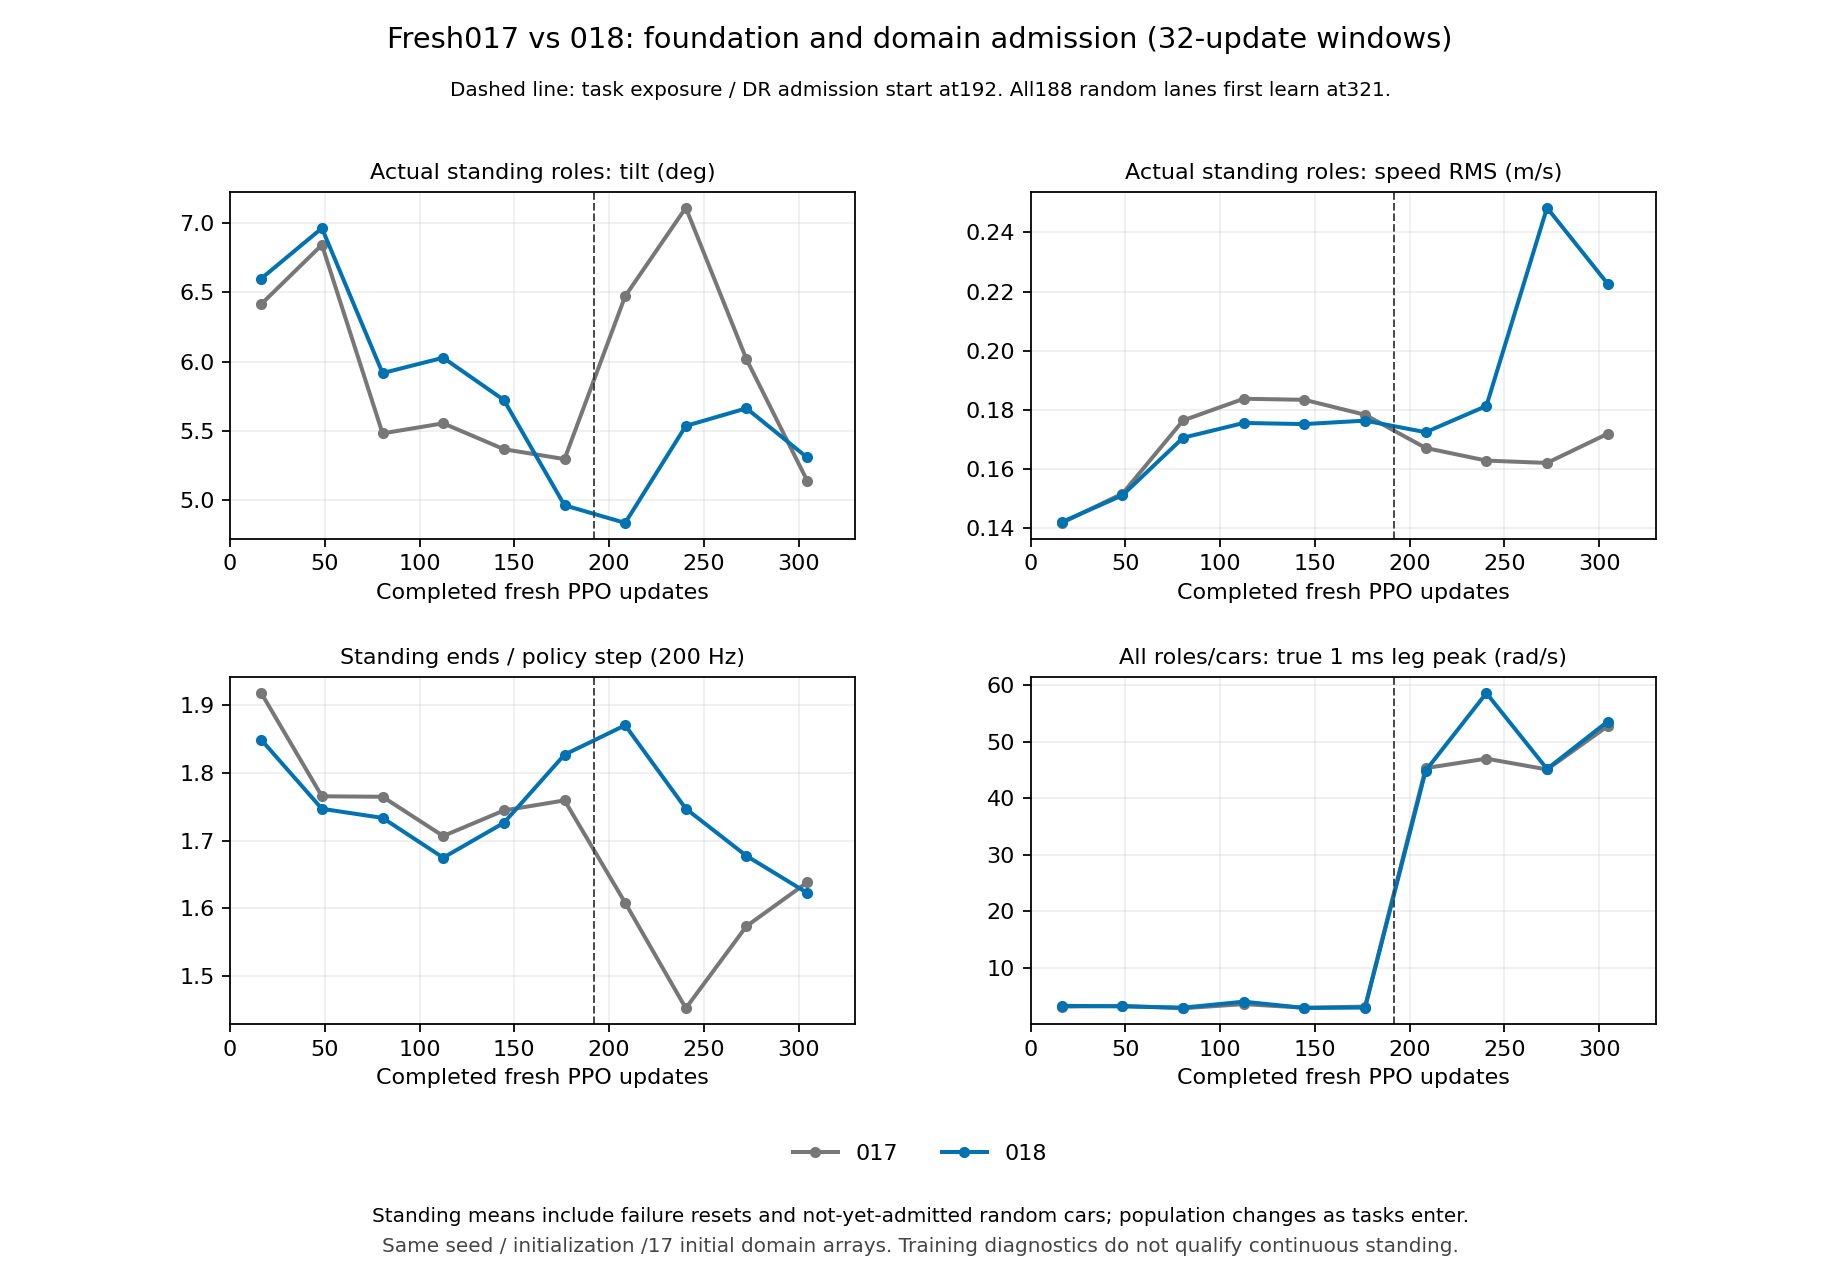

Recreate this plot in Python.
"""Compare the authenticated original017/018 RSL prefixes through update320.

No simulator, model, optimizer or TensorBoard server is constructed. Standing
tags preserve their actual changing population, including unadmitted lanes.
"""
import hashlib
import json
import math
from pathlib import Path
import tempfile

import matplotlib
matplotlib.use('Agg')
import matplotlib.pyplot as plt
from tensorboard.backend.event_processing.event_accumulator import EventAccumulator

ROOT = Path(__file__).resolve().parents[2]
BASE = Path('/home/noir/Documents/workspace/isaac_wheeled_rl_train')
REL = Path('reports/robust_policy_repair_20261024')
STANDING = 'FreshTasks/standing/'


def digest(raw):
    return hashlib.sha256(raw).hexdigest()


def main():
    output = ROOT / REL / 'fresh018_admission320_read001'
    if any(output.with_suffix(s).exists() for s in ('.json', '.png', '.svg')):
        raise ValueError('Keep every original report')
    settings = [('017', 'fresh_unified017_live320_011.json', '#777777'),
                ('018', 'fresh_unified018_live320_011.json', '#0072B2')]
    metrics = [(STANDING + 'tilt_mean_deg', 'Actual standing roles: tilt (deg)', False),
               (STANDING + 'planar_speed_rms_m_s', 'Actual standing roles: speed RMS (m/s)', False),
               (STANDING + 'episode_end_events', 'Standing ends / policy step (200 Hz)', False),
               ('ScratchStandingExtrema/peak_leg_speed_rad_s', 'All roles/cars: true 1 ms leg peak (rad/s)', True)]
    fig, axes = plt.subplots(2, 2, figsize=(11.5, 8.0))
    sources, rows = [], {}
    for name, report_name, color in settings:
        report_path = ROOT / REL / report_name
        original = report_path.read_bytes()
        report = json.loads(original)
        assert report['all_checks_pass'] and all(report['checks'].values())
        assert report['extrema']['complete_RSL_updates'] >= 320
        prefix = report['event_prefix']
        with open(prefix['path'], 'rb') as stream:
            raw = stream.read(prefix['bytes'])
        assert len(raw) == prefix['bytes'] and digest(raw) == prefix['sha256']
        with tempfile.TemporaryDirectory() as temporary:
            snapshot = Path(temporary) / Path(prefix['path']).name
            snapshot.write_bytes(raw)
            events = EventAccumulator(str(snapshot), size_guidance={'scalars': 0}).Reload()
            selected = [tag for tag, _, _ in metrics] + [STANDING + 'active_lanes', STANDING + 'height_mae_m']
            data = {tag: {point.step: point.value for point in events.Scalars(tag)} for tag in selected}
        assert all(all(i in values and math.isfinite(values[i]) for i in range(320)) for values in data.values())
        windows = []
        for first in range(0, 320, 32):
            values = {tag: sum(data[tag][i] for i in range(first, first + 32)) / 32 for tag in selected}
            saved = report['pure_standing_and_objective_windows'][first // 32]
            assert saved['updates'] == [first + 1, first + 32]
            for tag in selected:
                if tag.startswith(STANDING):
                    assert values[tag] == saved['pure_standing_and_objective'][tag]
            windows.append(dict(updates=[first + 1, first + 32], standing={
                tag.removeprefix(STANDING): value for tag, value in values.items() if tag.startswith(STANDING)},
                all_roles_peak_rad_s=max(data[metrics[-1][0]][i] for i in range(first, first + 32))))
        rows[name] = windows
        x = [16.5 + 32 * i for i in range(10)]
        for ax, (tag, title, peak) in zip(axes.flat, metrics, strict=True):
            y = [max(data[tag][i] for i in range(first, first + 32)) if peak else
                 sum(data[tag][i] for i in range(first, first + 32)) / 32 for first in range(0, 320, 32)]
            ax.plot(x, y, 'o-', color=color, label=name, linewidth=1.8, markersize=4)
            ax.set_title(title, fontsize=10)
            ax.set_xlabel('Completed fresh PPO updates')
            ax.axvline(192, linestyle='--', linewidth=.9, color='#333333', alpha=.65)
            ax.set_xlim(0, 330)
            ax.grid(alpha=.2)
        assert report_path.read_bytes() == original
        sources.append(dict(run=name, report=str(report_path), report_sha256=digest(original), event_prefix=prefix))
    fig.suptitle('Fresh017 vs 018: foundation and domain admission (32-update windows)', fontsize=13, y=.98)
    fig.text(.5, .925, 'Dashed line: task exposure / DR admission start at192. All188 random lanes first learn at321.',
             ha='center', fontsize=9)
    handles, labels = axes[0, 0].get_legend_handles_labels()
    fig.legend(handles, labels, loc='lower center', bbox_to_anchor=(.5, .075), ncol=2, frameon=False)
    fig.text(.5, .045, 'Standing means include failure resets and not-yet-admitted random cars; population changes as tasks enter.',
             ha='center', fontsize=9)
    fig.text(.5, .022, 'Same seed / initialization /17 initial domain arrays. Training diagnostics do not qualify continuous standing.',
             ha='center', fontsize=9, color='#444444')
    fig.subplots_adjust(top=.85, bottom=.2, hspace=.4, wspace=.28)
    for suffix in ('.png', '.svg'):
        fig.savefig(output.with_suffix(suffix), dpi=160)
    svg = output.with_suffix('.svg')
    svg.write_text('\n'.join(line.rstrip() for line in svg.read_text().splitlines()) + '\n')
    plt.close(fig)
    receipt = dict(schema='fresh018-admission320-RSL-comparison-v1', sources=sources,
        updates=[1, 320], window=32, rows=rows,
        data_source='Original RSL TensorBoard SHA-authenticated byte prefixes; no independent curve data source',
        full_random_admission_first_update=321, random_lane_count=188, nominal_lane_count=68,
        same_initialization_seed_and_initial17_domain_arrays=True,
        scope='Standing roles across the actual full population, including unadmitted random lanes; failure resets retained. Maxima include passive and recovery samples.',
        new_native_steps=0, new_PPO=0, optimizer_constructed=False, behavior_qualified=False,
        hardware_ready=False, producer_sha256=digest(Path(__file__).read_bytes()),
        artifacts={s: digest(output.with_suffix(s).read_bytes()) for s in ('.png', '.svg')})
    output.with_suffix('.json').write_text(json.dumps(receipt, ensure_ascii=False, indent=2, allow_nan=False) + '\n')
    for suffix in ('.png', '.svg', '.json'):
        (BASE / REL / output.with_suffix(suffix).name).write_bytes(output.with_suffix(suffix).read_bytes())
    (BASE / REL / Path(__file__).name).write_bytes(Path(__file__).read_bytes())
    print(json.dumps({'result': str(output.with_suffix('.json')), 'last_windows': {k: v[-1] for k, v in rows.items()}}))


if __name__ == '__main__':
    main()
